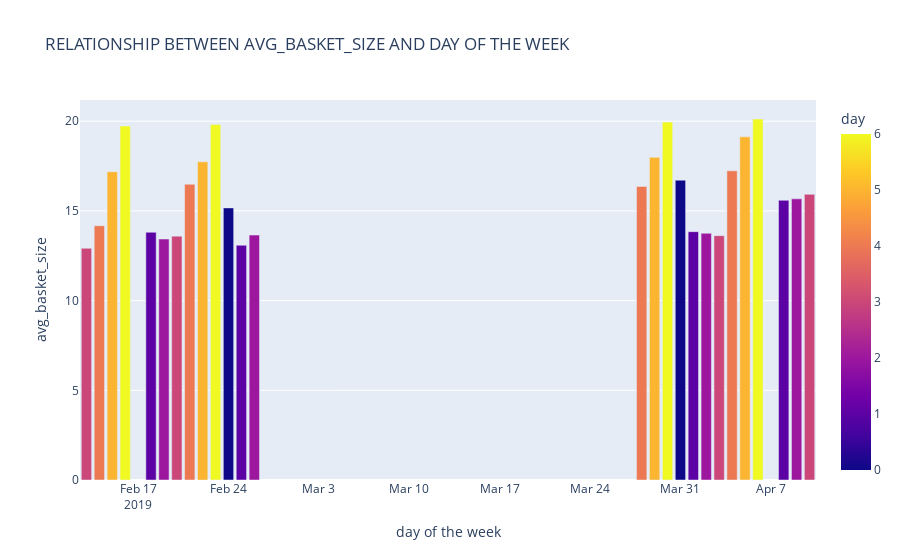
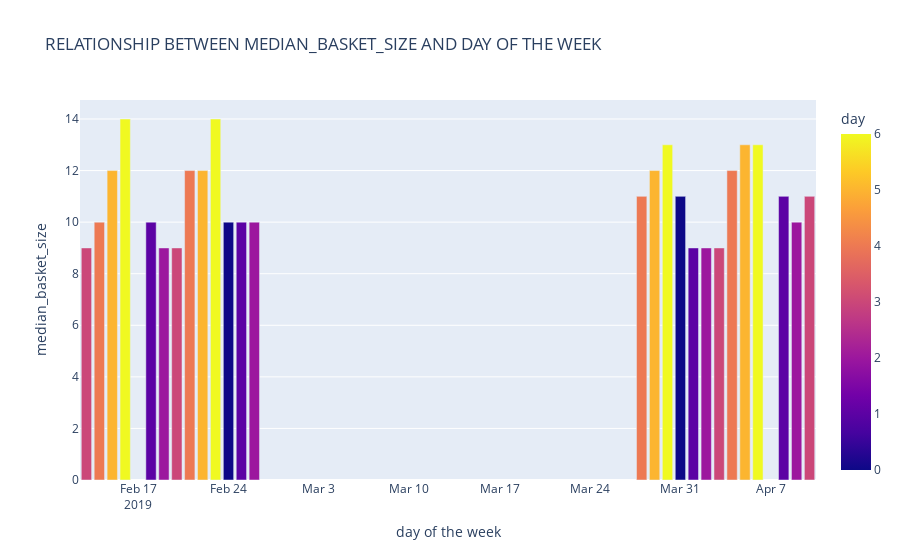

Notebook code for these charts, in order:
### Markdown cell above
Before moving to next task, let's visualise the newly added analysis using bar plot

### Code cell
for i in ['avg_basket_size','median_basket_size']:
    fig = px.bar(df4, x='end_date',y=i,title=f'RELATIONSHIP BETWEEN {i.upper()} AND DAY OF THE WEEK',
                labels = {
                    'end_date':'day of the week'
                }, color='day',  color_discrete_sequence=px.colors.sequential.Jet)
    fig.show()

### Figure 1 — Plotly figure (JSON) as saved in the notebook; plotly's stock layout.template omitted (floating-point values rounded to 4 significant figures)
{"data": [{"alignmentgroup": "True", "hovertemplate": "day of the week=%{x}<br>avg_basket_size=%{y}<br>day=%{marker.color}<extra></extra>", "legendgroup": "", "marker": {"color": [3, 4, 5, 6, 6, 1, 2, 4, 5, 0, 3, 1, 2, 5, 6, 0, 4, 3, 1, 4, 5, 6, 2, 2, 3, 1], "coloraxis": "coloraxis", "pattern": {"shape": ""}}, "name": "", "offsetgroup": "", "orientation": "v", "showlegend": false, "textposition": "auto", "x": ["2019-02-13T00:00:00+00:00", "2019-02-14T00:00:00+00:00", "2019-02-15T00:00:00+00:00", "2019-02-16T00:00:00+00:00", "2019-02-23T00:00:00+00:00", "2019-02-18T00:00:00+00:00", "2019-02-19T00:00:00+00:00", "2019-02-21T00:00:00+00:00", "2019-02-22T00:00:00+00:00", "2019-02-24T00:00:00+00:00", "2019-02-20T00:00:00+00:00", "2019-02-25T00:00:00+00:00", "2019-02-26T00:00:00+00:00", "2019-03-29T00:00:00+00:00", "2019-03-30T00:00:00+00:00", "2019-03-31T00:00:00+00:00", "2019-03-28T00:00:00+00:00", "2019-04-03T00:00:00+00:00", "2019-04-01T00:00:00+00:00", "2019-04-04T00:00:00+00:00", "2019-04-05T00:00:00+00:00", "2019-04-06T00:00:00+00:00", "2019-04-02T00:00:00+00:00", "2019-04-09T00:00:00+00:00", "2019-04-10T00:00:00+00:00", "2019-04-08T00:00:00+00:00"], "xaxis": "x", "y": [12.92, 14.17, 17.18, 19.73, 19.81, 13.81, 13.43, 16.49, 17.74, 15.17, 13.59, 13.09, 13.65, 17.99, 19.95, 16.71, 16.36, 13.62, 13.84, 17.23, 19.13, 20.12, 13.75, 15.67, 15.93, 15.59], "yaxis": "y", "type": "bar"}], "layout": {"xaxis": {"anchor": "y", "domain": [0, 1], "title": {"text": "day of the week"}}, "yaxis": {"anchor": "x", "domain": [0, 1], "title": {"text": "avg_basket_size"}}, "coloraxis": {"colorbar": {"title": {"text": "day"}}, "colorscale": [[0, "#0d0887"], [0.1111, "#46039f"], [0.2222, "#7201a8"], [0.3333, "#9c179e"], [0.4444, "#bd3786"], [0.5556, "#d8576b"], [0.6667, "#ed7953"], [0.7778, "#fb9f3a"], [0.8889, "#fdca26"], [1, "#f0f921"]]}, "legend": {"tracegroupgap": 0}, "title": {"text": "RELATIONSHIP BETWEEN AVG_BASKET_SIZE AND DAY OF THE WEEK"}, "barmode": "relative"}}

### Figure 2 — Plotly figure (JSON) as saved in the notebook; plotly's stock layout.template omitted (floating-point values rounded to 4 significant figures)
{"data": [{"alignmentgroup": "True", "hovertemplate": "day of the week=%{x}<br>median_basket_size=%{y}<br>day=%{marker.color}<extra></extra>", "legendgroup": "", "marker": {"color": [3, 4, 5, 6, 6, 1, 2, 4, 5, 0, 3, 1, 2, 5, 6, 0, 4, 3, 1, 4, 5, 6, 2, 2, 3, 1], "coloraxis": "coloraxis", "pattern": {"shape": ""}}, "name": "", "offsetgroup": "", "orientation": "v", "showlegend": false, "textposition": "auto", "x": ["2019-02-13T00:00:00+00:00", "2019-02-14T00:00:00+00:00", "2019-02-15T00:00:00+00:00", "2019-02-16T00:00:00+00:00", "2019-02-23T00:00:00+00:00", "2019-02-18T00:00:00+00:00", "2019-02-19T00:00:00+00:00", "2019-02-21T00:00:00+00:00", "2019-02-22T00:00:00+00:00", "2019-02-24T00:00:00+00:00", "2019-02-20T00:00:00+00:00", "2019-02-25T00:00:00+00:00", "2019-02-26T00:00:00+00:00", "2019-03-29T00:00:00+00:00", "2019-03-30T00:00:00+00:00", "2019-03-31T00:00:00+00:00", "2019-03-28T00:00:00+00:00", "2019-04-03T00:00:00+00:00", "2019-04-01T00:00:00+00:00", "2019-04-04T00:00:00+00:00", "2019-04-05T00:00:00+00:00", "2019-04-06T00:00:00+00:00", "2019-04-02T00:00:00+00:00", "2019-04-09T00:00:00+00:00", "2019-04-10T00:00:00+00:00", "2019-04-08T00:00:00+00:00"], "xaxis": "x", "y": [9, 10, 12, 14, 14, 10, 9, 12, 12, 10, 9, 10, 10, 12, 13, 11, 11, 9, 9, 12, 13, 13, 9, 10, 11, 11], "yaxis": "y", "type": "bar"}], "layout": {"xaxis": {"anchor": "y", "domain": [0, 1], "title": {"text": "day of the week"}}, "yaxis": {"anchor": "x", "domain": [0, 1], "title": {"text": "median_basket_size"}}, "coloraxis": {"colorbar": {"title": {"text": "day"}}, "colorscale": [[0, "#0d0887"], [0.1111, "#46039f"], [0.2222, "#7201a8"], [0.3333, "#9c179e"], [0.4444, "#bd3786"], [0.5556, "#d8576b"], [0.6667, "#ed7953"], [0.7778, "#fb9f3a"], [0.8889, "#fdca26"], [1, "#f0f921"]]}, "legend": {"tracegroupgap": 0}, "title": {"text": "RELATIONSHIP BETWEEN MEDIAN_BASKET_SIZE AND DAY OF THE WEEK"}, "barmode": "relative"}}
